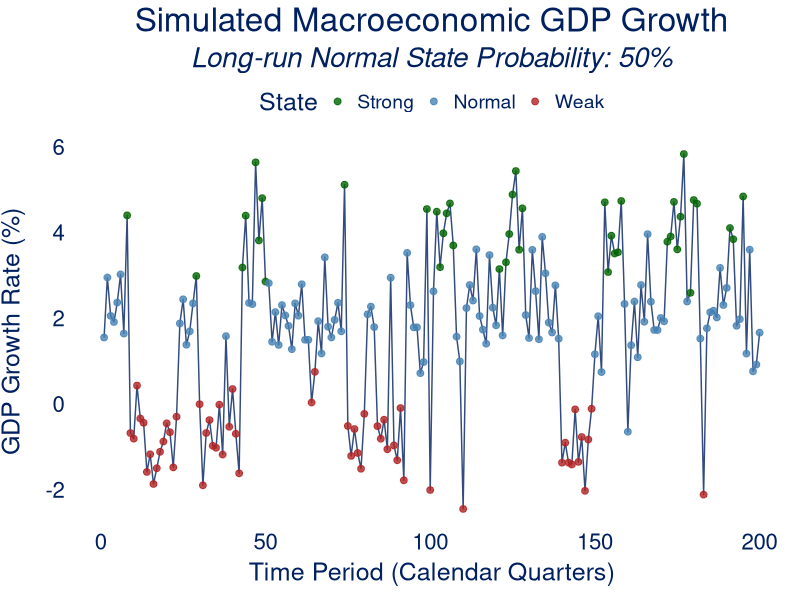
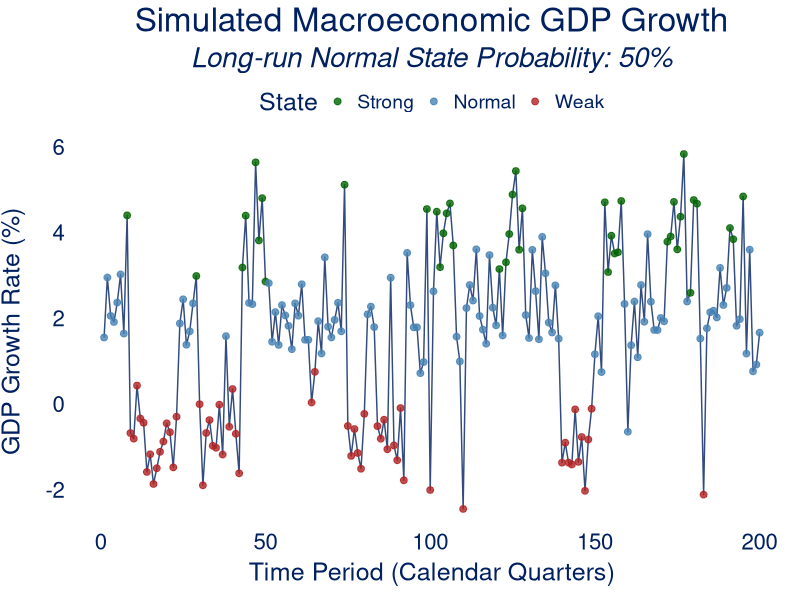

Source code (R) for these figures, in order:
## ---- chunk 1
#| echo: true
#| warning: false
#| message: false
knitr::opts_chunk$set(echo = TRUE)

# Load required packages
library(ggplot2)
library(dplyr)
library(tidyr)

# Set random seed for reproducibility
set.seed(123)

# State names for clarity
state_names <- c("Strong", "Normal", "Weak")

# Define the Transition Probability Matrix (TPM)
P <- matrix(c(
  0.70, 0.25, 0.05,
  0.15, 0.75, 0.10,
  0.05, 0.25, 0.70
), byrow = TRUE, nrow = 3, dimnames = list(state_names, state_names))

# Calculate Stationary Distribution
eigen_result <- eigen(t(P))
target_eigen_value_index <- which.min(abs(eigen_result$values - 1))
stationary_dist <- Re(eigen_result$vectors[, target_eigen_value_index])
stationary_dist <- stationary_dist / sum(stationary_dist)
if (any(stationary_dist < 0)) {
  stationary_dist <- abs(stationary_dist) / sum(abs(stationary_dist))
}
names(stationary_dist) <- state_names

cat("Calculated Stationary Distribution (S, N, W):\n")
print(stationary_dist)
cat(sprintf("Normal state long-run probability: %.2f%%\n", stationary_dist[2] * 100))

# Define the economic characteristics for each state
mean_gdp_growth <- c(Strong = 4.0, Normal = 2.0, Weak = -1.0)
sd_gdp_growth <- 0.8

## ---- chunk 2
num_periods <- 200
initial_state_index <- 2

# --- Simulation ---
states_sequence <- numeric(num_periods)
gdp_growth_sim <- numeric(num_periods)

current_state_index <- initial_state_index
states_sequence[1] <- current_state_index
gdp_growth_sim[1] <- mean_gdp_growth[current_state_index] + rnorm(1, 0, sd_gdp_growth)

for (t in 2:num_periods) {
  current_state_probs <- P[current_state_index, ]
  next_state_index <- sample(1:3, 1, prob = current_state_probs)
  
  states_sequence[t] <- next_state_index
  current_state_index <- next_state_index
  
  gdp_growth_sim[t] <- mean_gdp_growth[current_state_index] + rnorm(1, 0, sd_gdp_growth)
}

# --- Prepare data for plotting ---
sim_data <- data.frame(
  Time = 1:num_periods,
  State = factor(states_sequence, levels = 1:3, labels = state_names),
  GDP_Growth = gdp_growth_sim
)

# --- Simulated GDP Growth with states shown ---
p1 <- ggplot(sim_data, aes(x = Time, y = GDP_Growth, color = State)) +
  geom_line(aes(group = 1), color = "#002060", alpha = 0.8) +
  geom_point(alpha = 0.8,size=2) +
  scale_color_manual(values = c("Strong" = "darkgreen", "Normal" = "steelblue", "Weak" = "firebrick")) +
  labs(
    title = "Simulated Macroeconomic GDP Growth",
    subtitle = paste0("Long-run Normal State Probability: ", round(stationary_dist["Normal"] * 100, 2), "%"),
    x = "Time Period (Calendar Quarters)",
    y = "GDP Growth Rate (%)"
  ) +
  theme(plot.title=element_text(size=24,hjust=0.5,colour="#002060"),
        plot.subtitle=element_text(size=20,hjust=0.5,face="italic",colour="#002060"),
        axis.title.y=element_text(size=18,colour="#002060",vjust=2,
                                  margin=margin(t=0,r=10,b=0,l=0)),
        axis.title.x=element_text(size=18,colour="#002060",vjust=2,
                                  margin=margin(t=10,r=0,b=0,l=0)),
        axis.text=element_text(color="#002060",size=16),
        axis.ticks=element_blank(),
        legend.text=element_text(colour="#002060",size=14),
        legend.title=element_text(colour="#002060",size=18),
        legend.position="top",
        #legend.position.inside = c(0.5,0.9),
        #legend.key=element_blank(),
        panel.grid.major=element_blank(),
        panel.grid.minor=element_blank(),
        panel.background = element_rect(fill='transparent'), 
        plot.background = element_rect(fill='transparent',color=NA))

ggsave("simulated_gdp_with_states.png",bg='white',width=140,height=120,units="mm",dpi=300)
p1
